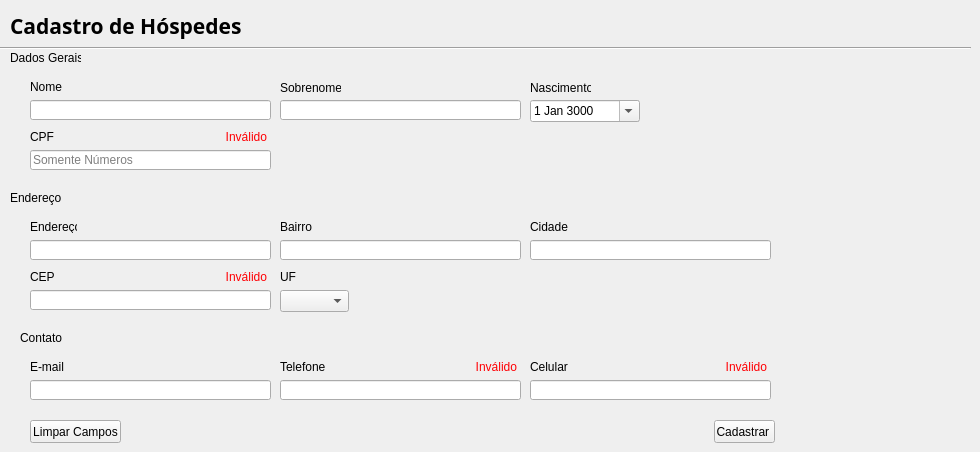
    <widget class="QWidget" name="tab_cad_hosp">
     <attribute name="title">
      <string>Cad. Hosp.</string>
     </attribute>
     <widget class="QLabel" name="label_2">
      <property name="geometry">
       <rect>
        <x>10</x>
        <y>10</y>
        <width>231</width>
        <height>31</height>
       </rect>
      </property>
      <property name="font">
       <font>
        <family>Microsoft PhagsPa</family>
        <pointsize>16</pointsize>
        <weight>75</weight>
        <bold>true</bold>
       </font>
      </property>
      <property name="text">
       <string>Cadastro de Hóspedes</string>
      </property>
     </widget>
     <widget class="Line" name="line">
      <property name="geometry">
       <rect>
        <x>0</x>
        <y>40</y>
        <width>971</width>
        <height>16</height>
       </rect>
      </property>
      <property name="orientation">
       <enum>Qt::Horizontal</enum>
      </property>
     </widget>
     <widget class="QLabel" name="label_3">
      <property name="geometry">
       <rect>
        <x>30</x>
        <y>80</y>
        <width>47</width>
        <height>13</height>
       </rect>
      </property>
      <property name="text">
       <string>Nome</string>
      </property>
     </widget>
     <widget class="QLabel" name="label_7">
      <property name="geometry">
       <rect>
        <x>280</x>
        <y>80</y>
        <width>61</width>
        <height>16</height>
       </rect>
      </property>
      <property name="text">
       <string>Sobrenome</string>
      </property>
     </widget>
     <widget class="QLabel" name="label_9">
      <property name="geometry">
       <rect>
        <x>280</x>
        <y>220</y>
        <width>47</width>
        <height>13</height>
       </rect>
      </property>
      <property name="text">
       <string>Bairro</string>
      </property>
     </widget>
     <widget class="QLabel" name="label_10">
      <property name="geometry">
       <rect>
        <x>530</x>
        <y>220</y>
        <width>47</width>
        <height>13</height>
       </rect>
      </property>
      <property name="text">
       <string>Cidade</string>
      </property>
     </widget>
     <widget class="QLabel" name="label_12">
      <property name="geometry">
       <rect>
        <x>30</x>
        <y>220</y>
        <width>47</width>
        <height>13</height>
       </rect>
      </property>
      <property name="text">
       <string>Endereço</string>
      </property>
     </widget>
     <widget class="QLabel" name="label_13">
      <property name="geometry">
       <rect>
        <x>30</x>
        <y>130</y>
        <width>47</width>
        <height>13</height>
       </rect>
      </property>
      <property name="text">
       <string>CPF</string>
      </property>
     </widget>
     <widget class="QLabel" name="label_14">
      <property name="geometry">
       <rect>
        <x>280</x>
        <y>360</y>
        <width>47</width>
        <height>13</height>
       </rect>
      </property>
      <property name="text">
       <string>Telefone</string>
      </property>
     </widget>
     <widget class="QLabel" name="label_16">
      <property name="geometry">
       <rect>
        <x>30</x>
        <y>360</y>
        <width>47</width>
        <height>13</height>
       </rect>
      </property>
      <property name="text">
       <string>E-mail</string>
      </property>
     </widget>
     <widget class="QLabel" name="label_17">
      <property name="geometry">
       <rect>
        <x>530</x>
        <y>80</y>
        <width>61</width>
        <height>16</height>
       </rect>
      </property>
      <property name="text">
       <string>Nascimento</string>
      </property>
     </widget>
     <widget class="QLabel" name="label_18">
      <property name="geometry">
       <rect>
        <x>30</x>
        <y>270</y>
        <width>47</width>
        <height>13</height>
       </rect>
      </property>
      <property name="text">
       <string>CEP</string>
      </property>
     </widget>
     <widget class="QLabel" name="label_19">
      <property name="geometry">
       <rect>
        <x>280</x>
        <y>270</y>
        <width>47</width>
        <height>13</height>
       </rect>
      </property>
      <property name="text">
       <string>UF</string>
      </property>
     </widget>
     <widget class="QLineEdit" name="line_name">
      <property name="geometry">
       <rect>
        <x>30</x>
        <y>100</y>
        <width>241</width>
        <height>20</height>
       </rect>
      </property>
     </widget>
     <widget class="QLineEdit" name="line_lastname">
      <property name="geometry">
       <rect>
        <x>280</x>
        <y>100</y>
        <width>241</width>
        <height>20</height>
       </rect>
      </property>
     </widget>
     <widget class="QLineEdit" name="line_cpf">
      <property name="geometry">
       <rect>
        <x>30</x>
        <y>150</y>
        <width>241</width>
        <height>20</height>
       </rect>
      </property>
      <property name="placeholderText">
       <string>Somente Números</string>
      </property>
     </widget>
     <widget class="QLabel" name="label_20">
      <property name="geometry">
       <rect>
        <x>10</x>
        <y>50</y>
        <width>71</width>
        <height>16</height>
       </rect>
      </property>
      <property name="text">
       <string>Dados Gerais</string>
      </property>
     </widget>
     <widget class="QLabel" name="label_21">
      <property name="geometry">
       <rect>
        <x>10</x>
        <y>190</y>
        <width>71</width>
        <height>16</height>
       </rect>
      </property>
      <property name="text">
       <string>Endereço</string>
      </property>
     </widget>
     <widget class="QLineEdit" name="line_adress">
      <property name="geometry">
       <rect>
        <x>30</x>
        <y>240</y>
        <width>241</width>
        <height>20</height>
       </rect>
      </property>
     </widget>
     <widget class="QLineEdit" name="line_district">
      <property name="geometry">
       <rect>
        <x>280</x>
        <y>240</y>
        <width>241</width>
        <height>20</height>
       </rect>
      </property>
     </widget>
     <widget class="QLineEdit" name="line_city">
      <property name="geometry">
       <rect>
        <x>530</x>
        <y>240</y>
        <width>241</width>
        <height>20</height>
       </rect>
      </property>
     </widget>
     <widget class="QLineEdit" name="line_cep">
      <property name="geometry">
       <rect>
        <x>30</x>
        <y>290</y>
        <width>241</width>
        <height>20</height>
       </rect>
      </property>
     </widget>
     <widget class="QLabel" name="label_22">
      <property name="geometry">
       <rect>
        <x>20</x>
        <y>330</y>
        <width>71</width>
        <height>16</height>
       </rect>
      </property>
      <property name="text">
       <string>Contato</string>
      </property>
     </widget>
     <widget class="QLineEdit" name="line_email">
      <property name="geometry">
       <rect>
        <x>30</x>
        <y>380</y>
        <width>241</width>
        <height>20</height>
       </rect>
      </property>
     </widget>
     <widget class="QLineEdit" name="line_tel">
      <property name="geometry">
       <rect>
        <x>280</x>
        <y>380</y>
        <width>241</width>
        <height>20</height>
       </rect>
      </property>
     </widget>
     <widget class="QLabel" name="label_23">
      <property name="geometry">
       <rect>
        <x>530</x>
        <y>360</y>
        <width>47</width>
        <height>13</height>
       </rect>
      </property>
      <property name="text">
       <string>Celular</string>
      </property>
     </widget>
     <widget class="QLineEdit" name="line_cellphone">
      <property name="geometry">
       <rect>
        <x>530</x>
        <y>380</y>
        <width>241</width>
        <height>20</height>
       </rect>
      </property>
     </widget>
     <widget class="QPushButton" name="btn_clear_all_c">
      <property name="geometry">
       <rect>
        <x>30</x>
        <y>420</y>
        <width>91</width>
        <height>23</height>
       </rect>
      </property>
      <property name="text">
       <string>Limpar Campos</string>
      </property>
     </widget>
     <widget class="QPushButton" name="btn_cadastrar_c">
      <property name="geometry">
       <rect>
        <x>714</x>
        <y>420</y>
        <width>61</width>
        <height>23</height>
       </rect>
      </property>
      <property name="text">
       <string>Cadastrar </string>
      </property>
     </widget>
     <widget class="QLabel" name="test_cpf">
      <property name="enabled">
       <bool>true</bool>
      </property>
      <property name="geometry">
       <rect>
        <x>220</x>
        <y>130</y>
        <width>47</width>
        <height>13</height>
       </rect>
      </property>
      <property name="styleSheet">
       <string notr="true">color: rgb(255, 0, 4)</string>
      </property>
      <property name="text">
       <string>Inválido</string>
      </property>
      <property name="alignment">
       <set>Qt::AlignRight|Qt::AlignTrailing|Qt::AlignVCenter</set>
      </property>
     </widget>
     <widget class="QLabel" name="test_tel">
      <property name="enabled">
       <bool>true</bool>
      </property>
      <property name="geometry">
       <rect>
        <x>470</x>
        <y>360</y>
        <width>47</width>
        <height>13</height>
       </rect>
      </property>
      <property name="styleSheet">
       <string notr="true">color: rgb(255, 0, 4)</string>
      </property>
      <property name="text">
       <string>Inválido</string>
      </property>
      <property name="alignment">
       <set>Qt::AlignRight|Qt::AlignTrailing|Qt::AlignVCenter</set>
      </property>
     </widget>
     <widget class="QLabel" name="test_cel">
      <property name="enabled">
       <bool>true</bool>
      </property>
      <property name="geometry">
       <rect>
        <x>720</x>
        <y>360</y>
        <width>47</width>
        <height>13</height>
       </rect>
      </property>
      <property name="styleSheet">
       <string notr="true">color: rgb(255, 0, 4)</string>
      </property>
      <property name="text">
       <string>Inválido</string>
      </property>
      <property name="alignment">
       <set>Qt::AlignRight|Qt::AlignTrailing|Qt::AlignVCenter</set>
      </property>
     </widget>
     <widget class="QComboBox" name="combo_uf">
      <property name="geometry">
       <rect>
        <x>280</x>
        <y>290</y>
        <width>69</width>
        <height>22</height>
       </rect>
      </property>
      <item>
       <property name="text">
        <string/>
       </property>
      </item>
      <item>
       <property name="text">
        <string>AC</string>
       </property>
      </item>
      <item>
       <property name="text">
        <string>AL</string>
       </property>
      </item>
      <item>
       <property name="text">
        <string>AP</string>
       </property>
      </item>
      <item>
       <property name="text">
        <string>AM</string>
       </property>
      </item>
      <item>
       <property name="text">
        <string>BA</string>
       </property>
      </item>
      <item>
       <property name="text">
        <string>CE</string>
       </property>
      </item>
      <item>
       <property name="text">
        <string>ES</string>
       </property>
      </item>
      <item>
       <property name="text">
        <string>GO</string>
       </property>
      </item>
      <item>
       <property name="text">
        <string>MA</string>
       </property>
      </item>
      <item>
       <property name="text">
        <string>MT</string>
       </property>
      </item>
      <item>
       <property name="text">
        <string>MS</string>
       </property>
      </item>
      <item>
       <property name="text">
        <string>MG</string>
       </property>
      </item>
      <item>
       <property name="text">
        <string>PA</string>
       </property>
      </item>
      <item>
       <property name="text">
        <string>PB</string>
       </property>
      </item>
      <item>
       <property name="text">
        <string>PR</string>
       </property>
      </item>
      <item>
       <property name="text">
        <string>PE</string>
       </property>
      </item>
      <item>
       <property name="text">
        <string>PI</string>
       </property>
      </item>
      <item>
       <property name="text">
        <string>RJ</string>
       </property>
      </item>
      <item>
       <property name="text">
        <string>RN</string>
       </property>
      </item>
      <item>
       <property name="text">
        <string>RS</string>
       </property>
      </item>
      <item>
       <property name="text">
        <string>RO</string>
       </property>
      </item>
      <item>
       <property name="text">
        <string>RR</string>
       </property>
      </item>
      <item>
       <property name="text">
        <string>SC</string>
       </property>
      </item>
      <item>
       <property name="text">
        <string>SP</string>
       </property>
      </item>
      <item>
       <property name="text">
        <string>SE</string>
       </property>
      </item>
      <item>
       <property name="text">
        <string>TO</string>
       </property>
      </item>
      <item>
       <property name="text">
        <string>DF</string>
       </property>
      </item>
     </widget>
     <widget class="QLabel" name="test_cep">
      <property name="enabled">
       <bool>true</bool>
      </property>
      <property name="geometry">
       <rect>
        <x>220</x>
        <y>270</y>
        <width>47</width>
        <height>13</height>
       </rect>
      </property>
      <property name="styleSheet">
       <string notr="true">color: rgb(255, 0, 4)</string>
      </property>
      <property name="text">
       <string>Inválido</string>
      </property>
      <property name="alignment">
       <set>Qt::AlignRight|Qt::AlignTrailing|Qt::AlignVCenter</set>
      </property>
     </widget>
     <widget class="QDateEdit" name="date_birth">
      <property name="geometry">
       <rect>
        <x>530</x>
        <y>100</y>
        <width>110</width>
        <height>22</height>
       </rect>
      </property>
      <property name="calendarPopup">
       <bool>true</bool>
      </property>
      <property name="date">
       <date>
        <year>3000</year>
        <month>1</month>
        <day>1</day>
       </date>
      </property>
     </widget>
    </widget>
